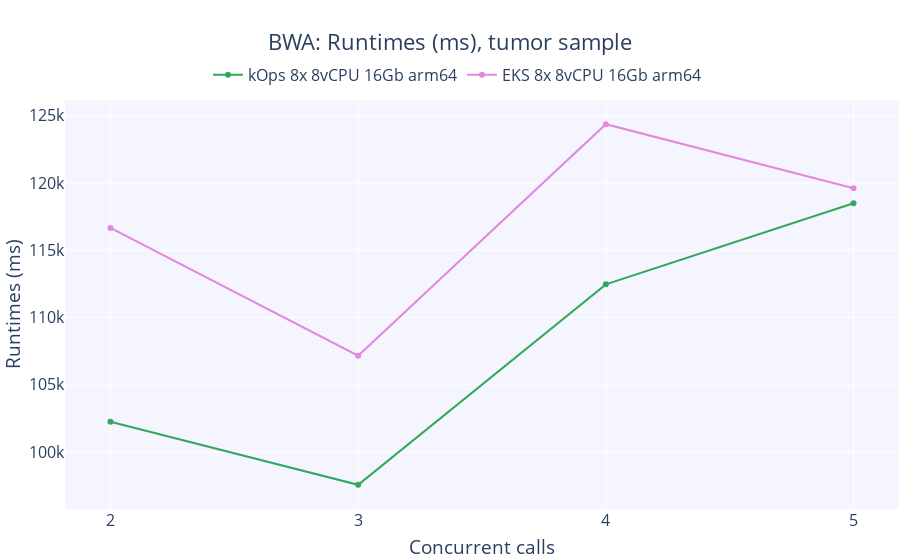

Notebook code cell kept with this figure:
### Code cell
fig = go.Figure()

# Add figure title
fig.update_layout(
    legend=dict(
        orientation="h",
        yanchor="bottom",
        y=1.02,
        xanchor="center",
        x=0.47
    ),
    margin=dict(
        # t=1,
        b=1,
        l=1,
        r=1,
        autoexpand=True
    ),
    font=dict(
        size=16
    ),
    title=dict(
        text="BWA: Runtimes (ms), tumor sample",
        x=0.5,
        xanchor='center'
    ),
    xaxis = dict(
        tickmode = 'array',
        tickvals = concurrent_calls
    ),
    xaxis_title_text='Concurrent calls',
    yaxis_title_text='Runtimes (ms)',
    plot_bgcolor=bgColor
)

for i, k in enumerate(clusters, 3):
    fig.add_trace(
        go.Scatter(
            x = concurrent_calls,
            y = [bwa_df[k]['tumor'][c]['runtime'].mean() for c in concurrent_calls], 
            name = k,
            marker_color=colorPallet[i]
        )
    )
    
fig.show()

### Figure 1 — Plotly figure (JSON) as saved in the notebook; plotly's stock layout.template omitted (floating-point values rounded to 4 significant figures)
{"data": [{"marker": {"color": "rgba(49, 169, 90, 255)"}, "name": "kOps 8x 8vCPU 16Gb arm64", "type": "scatter", "x": [2, 3, 4, 5], "y": [102300.0, 97580.0, 112500.0, 118500.0]}, {"marker": {"color": "rgba(227, 136, 220, 255)"}, "name": "EKS 8x 8vCPU 16Gb arm64", "type": "scatter", "x": [2, 3, 4, 5], "y": [116700.0, 107200.0, 124400.0, 119600.0]}], "layout": {"autosize": true, "font": {"size": 16}, "legend": {"orientation": "h", "x": 0.47, "xanchor": "center", "y": 1.02, "yanchor": "bottom"}, "margin": {"autoexpand": true, "b": 1, "l": 1, "r": 1}, "plot_bgcolor": "rgba(245,245,255,255)", "title": {"text": "BWA: Runtimes (ms), tumor sample", "x": 0.5, "xanchor": "center"}, "xaxis": {"autorange": true, "range": [1.823, 5.177], "tickmode": "array", "tickvals": [2, 3, 4, 5], "title": {"text": "Concurrent calls"}, "type": "linear"}, "yaxis": {"autorange": true, "range": [95470.0, 126500.0], "title": {"text": "Runtimes (ms)"}, "type": "linear"}}}
